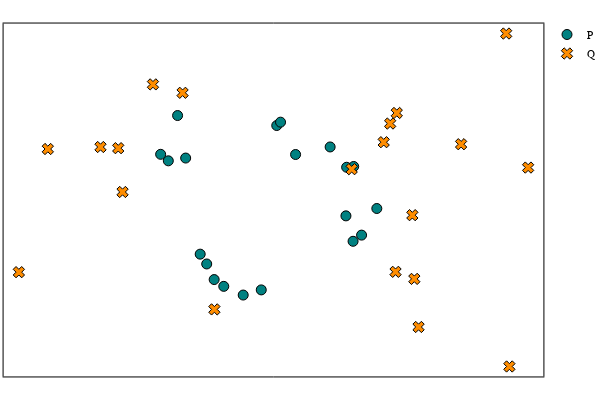

Notebook code for this chart:
### Code cell
plot_P_Q(P, Q)

### Figure 1 — Plotly figure (JSON) as saved in the notebook; plotly's stock layout.template omitted (floating-point values rounded to 4 significant figures)
{"data": [{"colorbar": {"title": ""}, "legendgroup": "P", "marker": {"color": "rgba(0, 129, 129, 1.000)", "line": {"color": "rgba(0, 0, 0, 1.000)", "width": 1}, "size": 10, "symbol": "circle"}, "mode": "markers", "name": "P", "showlegend": true, "type": "scatter", "x": [0.01133, 0.09611, -0.5392, 0.4785, -0.1938, -0.2464, -0.4972, 0.4747, 0.1168, 0.5137, -0.4465, 0.6437, 0.5172, 0.3882, -0.2871, -0.4023, 0.5603, -0.3229, 0.1991, -0.08746], "xaxis": "x1", "y": [-0.5383, 0.522, 0.3363, 0.2528, -0.5155, -0.4717, 0.2943, -0.06079, 0.5437, -0.2248, 0.5865, -0.01325, 0.2578, 0.3838, -0.3711, 0.3122, -0.185, -0.3078, 0.3351, -0.5715], "yaxis": "y1", "zmax": null, "zmin": null}, {"colorbar": {"title": ""}, "legendgroup": "Q", "marker": {"color": "rgba(255, 141, 0, 1.000)", "line": {"color": "rgba(0, 0, 0, 1.000)", "width": 1}, "size": 10, "symbol": "x"}, "mode": "markers", "name": "Q", "showlegend": true, "type": "scatter", "x": [0.8381, -0.5812, -0.4191, -0.2451, 0.7461, -1.315, 0.5062, 0.6813, 0.849, -0.7712, -0.7477, -1.157, 1.369, 1.105, 1.351, 0.872, 0.7167, 0.7529, 1.472, -0.8683], "xaxis": "x1", "y": [-0.0562, 0.7874, 0.7333, -0.6641, -0.4218, -0.4239, 0.2403, 0.4145, -0.4674, 0.376, 0.09332, 0.3706, -1.032, 0.4015, 1.116, -0.7775, 0.5348, 0.603, 0.2508, 0.3834], "yaxis": "y1", "zmax": null, "zmin": null}], "layout": {"annotations": [], "height": 400, "legend": {"bgcolor": "rgba(255, 255, 255, 1.000)", "bordercolor": "rgba(0, 0, 0, 1.000)", "font": {"color": "rgba(0, 0, 0, 1.000)", "family": "sans-serif", "size": 11}, "tracegroupgap": 0, "x": 1, "y": 1}, "margin": {"b": 20, "l": 0, "r": 0, "t": 20}, "paper_bgcolor": "rgba(255, 255, 255, 1.000)", "plot_bgcolor": "rgba(255, 255, 255, 1.000)", "showlegend": true, "width": 600, "xaxis": {"anchor": "y1", "domain": [0.006562, 0.9934], "gridcolor": "rgba(0, 0, 0, 0.100)", "gridwidth": 0.5, "linecolor": "rgba(0, 0, 0, 1.000)", "mirror": true, "range": [-1.399, 1.555], "showgrid": true, "showline": true, "showticklabels": true, "tickangle": 0, "tickcolor": "rgb(0, 0, 0)", "tickfont": {"color": "rgba(0, 0, 0, 1.000)", "family": "sans-serif", "size": 11}, "tickmode": "array", "ticks": "inside", "ticktext": [], "tickvals": [], "title": "", "titlefont": {"color": "rgba(0, 0, 0, 1.000)", "family": "sans-serif", "size": 15}, "type": "-", "visible": true, "zeroline": false, "zerolinecolor": "rgba(0, 0, 0, 1.000)"}, "yaxis": {"anchor": "x1", "domain": [0.009843, 0.9902], "gridcolor": "rgba(0, 0, 0, 0.100)", "gridwidth": 0.5, "linecolor": "rgba(0, 0, 0, 1.000)", "mirror": true, "range": [-1.097, 1.18], "showgrid": true, "showline": true, "showticklabels": true, "tickangle": 0, "tickcolor": "rgb(0, 0, 0)", "tickfont": {"color": "rgba(0, 0, 0, 1.000)", "family": "sans-serif", "size": 11}, "tickmode": "array", "ticks": "inside", "ticktext": [], "tickvals": [], "title": "", "titlefont": {"color": "rgba(0, 0, 0, 1.000)", "family": "sans-serif", "size": 15}, "type": "-", "visible": true, "zeroline": false, "zerolinecolor": "rgba(0, 0, 0, 1.000)"}}}
